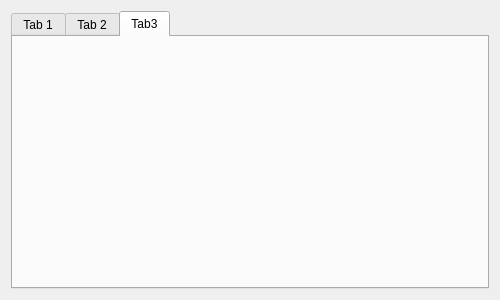
<?xml version="1.0" encoding="UTF-8"?>
<ui version="4.0">
 <class>CustomWidget</class>
 <widget class="QWidget" name="CustomWidget">
  <property name="geometry">
   <rect>
    <x>0</x>
    <y>0</y>
    <width>500</width>
    <height>300</height>
   </rect>
  </property>
  <property name="windowTitle">
   <string>CustomWidget</string>
  </property>
  <layout class="QVBoxLayout" name="verticalLayout">
   <item>
    <widget class="QTabWidget" name="pTabWidget">
     <property name="currentIndex">
      <number>2</number>
     </property>
     <widget class="QWidget" name="pTab1">
      <attribute name="title">
       <string>Tab 1</string>
      </attribute>
     </widget>
     <widget class="QWidget" name="pTab2">
      <attribute name="title">
       <string>Tab 2</string>
      </attribute>
     </widget>
     <widget class="QWidget" name="pTab3">
      <attribute name="title">
       <string>Tab3</string>
      </attribute>
     </widget>
    </widget>
   </item>
  </layout>
 </widget>
 <resources/>
 <connections/>
</ui>
